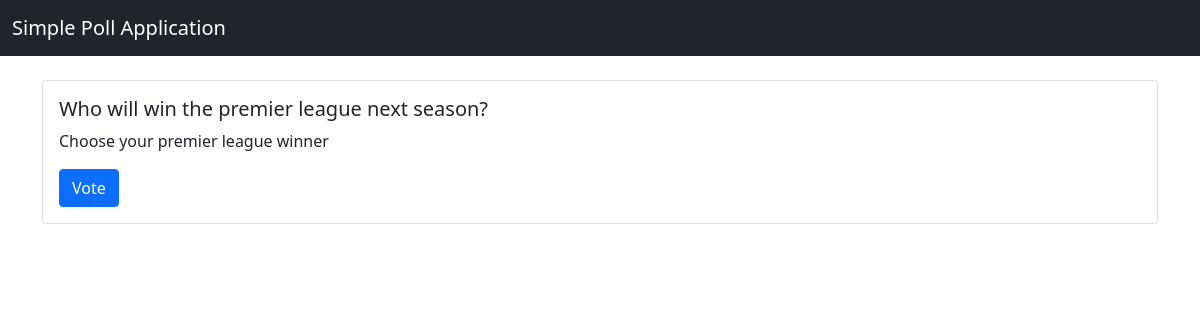
The page / on the database its author committed.
### PollApp/models.py (models this page shows, shortened)
class Poll(models.Model):
    question_text = models.CharField(max_length=200)
    description = models.TextField(max_length=200, default="")
    choices = models.ManyToManyField(
        Choice, related_name='related_polls', blank=True)

### PollApp/views.py (the view)
# urls.py: path("", views.HomeView.as_view(), name="home"),
class HomeView(View):
    def get(self, request):
        poll = Poll.objects.all()
        return render(
            request,
            template_name="home.html",
            context={
                "polls": poll,
            }
        )

### PollApp/templates/home.html
{% extends 'base.html' %}
{% block body %}
{% for poll in polls %}
<div class="card">
  <div class="card-body">
    <h5 class="card-title">{{ poll.question_text }}</h5>
    <p class="card-text">{{ poll.description }}</p>
    <a href="{% url 'poll' poll.id %}" class="btn btn-primary">Vote</a>
  </div>
</div>
{% endfor %}
{% endblock %}

### rows shown on the page
Poll: question_text "Who will win the premier league next season?", description "Choose your premier league winner"
